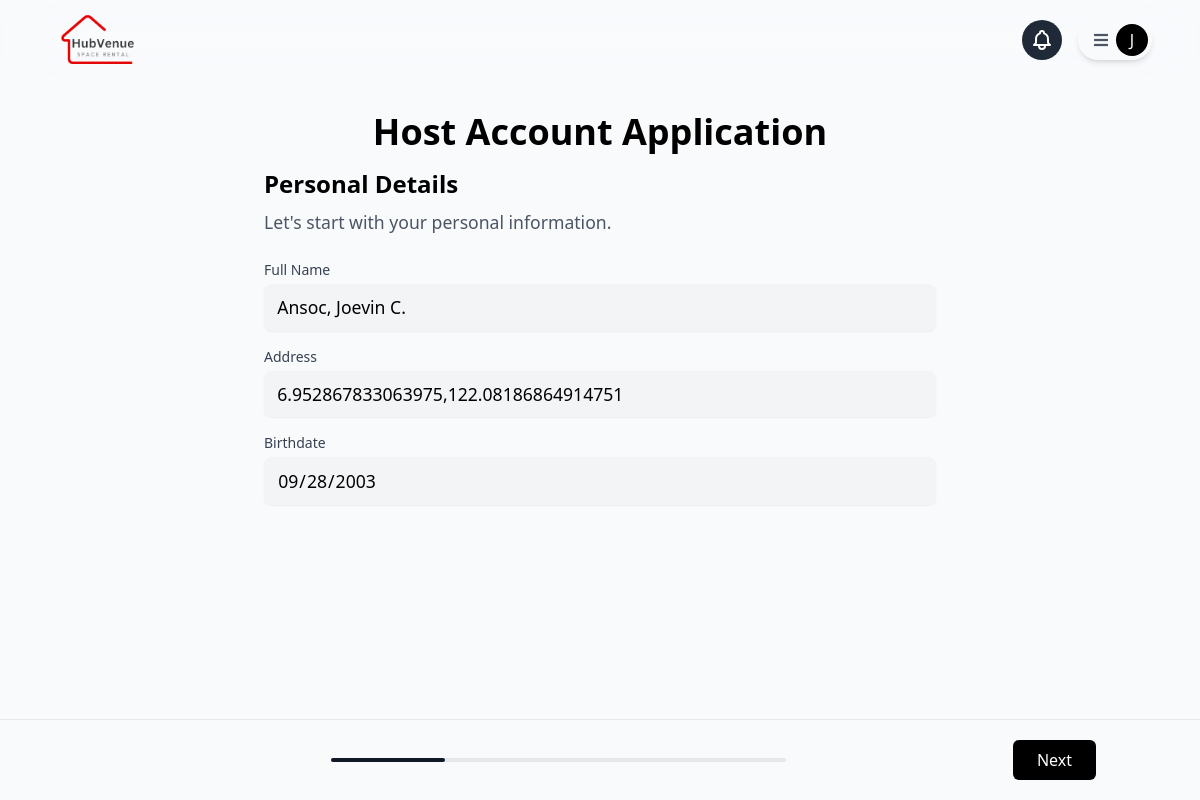
The page /host-account-application.php (signed in) on the database its author committed.
### tables this page shows
CREATE TABLE `users` (
  `id` int(11) NOT NULL,
  `firstname` varchar(50) NOT NULL,
  `lastname` varchar(50) NOT NULL,
  `middlename` varchar(50) DEFAULT NULL,
  `sex_id` int(11) NOT NULL,
  `user_type_id` int(11) NOT NULL,
  `birthdate` date NOT NULL,
  `contact_number` varchar(50) NOT NULL,
  `address` varchar(255) NOT NULL,
  `profile_pic` text DEFAULT NULL,
  `bio` text DEFAULT NULL,
  `email` varchar(50) NOT NULL,
  `password` varchar(255) NOT NULL,
  `created_at` timestamp NOT NULL DEFAULT current_timestamp(),
  `updated_at` timestamp NOT NULL DEFAULT current_timestamp() ON UPDATE current_timestamp()
);

### classes/account.class.php (called while the page is built, shortened)
<?php
require_once(__DIR__ . '/../dbconnection.php');
class Account
{
    protected $db;
    function __construct()
    {
        $this->db = new Database();
    }
    public function getUser($user_id = '', $user_type = '')
    {
        try {
            $user_id = "%" . $user_id . "%";
            $user_type = "%" . $user_type . "%";
            $sql = 'SELECT u.*, ss.name AS sex, ust.name AS user_type
            FROM users u
            JOIN sex_sub ss ON u.sex_id = ss.id
            JOIN user_types_sub ust ON ust.id = u.user_type_id
            WHERE u.id LIKE :user_id AND u.user_type_id LIKE :user_type';
            $stmt = $this->db->connect()->prepare($sql);
            $stmt->bindParam(':user_id', $user_id);
            $stmt->bindParam(':user_type', $user_type);
            $stmt->execute();
            $user = $stmt->fetch(PDO::FETCH_ASSOC);
            return $user;
        } catch (PDOException $e) {
            error_log("Error fetching user data: " . $e->getMessage());
            return ['status' => 'error', 'message' => $e->getMessage()];
        }
    }
    public function HostApplicationStats($userId, $status)
    {
        try {
            $conn = $this->db->connect();
            $statusLike = "%" . $status . "%";
            $sql = "SELECT * FROM host_application WHERE userId = :userId AND status_id LIKE :status;";
            $stmt = $conn->prepare($sql);
            $stmt->bindParam(':userId', $userId);
            $stmt->bindParam(':status', $statusLike);
            if ($stmt->execute()) {
                return $stmt->rowCount() > 0;
            }
            return false;
        } catch (PDOException $e) {
            error_log("Error fetching host application stats: " . $e->getMessage());
            return ['status' => 'error', 'message' => $e->getMessage()];
        }
    }
}

### dbconnection.php (called while the page is built, shortened)
<?php
class Database
{
    private $host = 'localhost';
    private $username = 'root';
    private $password = '';
    private $dbname = 'hub_venue';
    function connect()
    {
        $this->connection = new PDO("mysql:host=$this->host;dbname=$this->dbname", $this->username, $this->password);
        return $this->connection;
    }
}

### api/coorAddressVerify.api.php (called while the page is built, shortened)
<?php
function getAddressByCoordinates($coor)
{
    $coordinates = explode(',', $coor);
    $lat = trim($coordinates[0]);
    $lng = trim($coordinates[1]);
    $url = "https://nominatim.openstreetmap.org/reverse?lat=$lat&lon=$lng&format=json";
    $options = [
        'http' => [
            'header' => "User-Agent: MyApp/1.0 (joevinansoc870@gmail.com)\r\n",
        ],
    ];
    $context = stream_context_create($options);
    $response = @file_get_contents($url, false, $context);
    if ($response === false) {
        return $coor;
    }
    $data = json_decode($response, true);
    return $data['display_name'];
}

### host-account-application.php (the view, shortened to what this page needs)
<?php
require_once './classes/account.class.php';
require_once './api/coorAddressVerify.api.php';
$accountObj = new Account();
$user = $accountObj->getUser($_SESSION['user']['id']);
$appliedHost = $accountObj->HostApplicationStats($_SESSION['user']['id'], 1);
$isHost = $accountObj->HostApplicationStats($_SESSION['user']['id'], 2);
$address = getAddressByCoordinates($user['address']);
?>
<!DOCTYPE html>
<html lang="en">
<head>
    <link rel="stylesheet" href="./output.css">
    <link rel="stylesheet" href="https://unpkg.com/leaflet@1.9.4/dist/leaflet.css" />
    <link href="https://cdnjs.cloudflare.com/ajax/libs/font-awesome/5.15.3/css/all.min.css" rel="stylesheet" />
</head>
<body class="min-h-screen flex flex-col bg-slate-50">
    <?php
    if (isset($_SESSION['user'])) {
        include_once './components/navbar.logged.in.php';
    } else {
        include_once './components/navbar.html';
    }
    ?>
    <?php
    if ($appliedHost) {
        echo '<div class="fixed inset-0 flex items-center justify-center bg-black/5 backdrop-blur-sm">
            <div class="bg-slate-50 p-8 rounded-xl shadow-xl max-w-md w-full mx-4 border-l-4 border-blue-500 transform transition-all">
                <div class="flex items-center space-x-4">
                    <div class="p-2 bg-blue-50 rounded-full">
                        <svg class="w-6 h-6 text-blue-500" fill="none" stroke="currentColor" viewBox="0 0 24 24">
                            <path stroke-linecap="round" stroke-linejoin="round" stroke-width="2" d="M13 16h-1v-4h-1m1-4h.01M21 12a9 9 0 11-18 0 9 9 0 0118 0z"></path>
                        </svg>
                    </div>
                    <div>
                        <h3 class="text-lg font-semibold text-gray-900">Application Under Review</h3>
                        <p class="text-gray-600 mt-1">Please allow some time for the admin to process your request.</p>
                    </div>
                </div>
            </div>
        </div>';
    } else {
        ?>
            <main class="flex-1 mt-20 container mx-auto px-4 py-8 relative ">
                <h1 class="text-2xl md:text-4xl font-bold mb-4 text-center">Host Account Application</h1>
                <form id="hostApplicationForm" method="POST" class="max-w-2xl mx-auto">
                    <div id="step1" class="step">
                        <h1 class="text-2xl font-bold mb-2">Personal Details</h1>
                        <p class="text-gray-600 mb-6">Let's start with your personal information.</p>
                        <div class="flex flex-col gap-4">
                            <div>
                                <label for="fullName" class="block text-sm font-medium text-gray-700">Full Name</label>
                                <input type="text" id="fullName" name="fullName" placeholder="Last Name, First Name M.I."
                                    required
                                    class="mt-1 block w-full rounded-md border-gray-300 shadow-sm focus:border-blue-300 focus:ring focus:ring-blue-200 focus:ring-opacity-50"
                                    value="<?php echo htmlspecialchars($user['lastname'] . ', ' . $user['firstname'] . ' ' . $user['middlename']) . '.'; ?>"
                                    readonly>
                            </div>
                            <div>
                                <label for="address" class="block text-sm font-medium text-gray-700">Address</label>
                                <span class="flex items-center space-x-2">
                                    <input type="text" id="address" name="address" placeholder="Where do you live?" required
                                        class="mt-1 block w-full rounded-md border-gray-300 shadow-sm focus:border-blue-300 focus:ring focus:ring-blue-200 focus:ring-opacity-50"
                                        value="<?php echo htmlspecialchars($address); ?>" readonly>
                                </span>
                            </div>
                            <div>
                                <label for="birthdate" class="block text-sm font-medium text-gray-700">Birthdate</label>
                                <input type="date" id="hostBd" name="birthdate" required
                                    class="mt-1 block w-full rounded-md border-gray-300 shadow-sm focus:border-blue-300 focus:ring focus:ring-blue-200 focus:ring-opacity-50"
                                    value="<?php echo htmlspecialchars($user['birthdate']); ?>" readonly>
                            </div>
                        </div>
                    </div>
                </form>
            </main>
            <footer class="bg-slate-50 border-t">
                <div class="container mx-auto px-4 h-20 flex items-center justify-between">
                    <div class="flex-1 flex justify-center">
                        <div class="w-1/2 relative">
                            <div class="h-1 bg-gray-200 rounded-full">
                                <div id="progressBarFill" class="h-1 bg-gray-900 rounded-full transition-all duration-300"
                                    style="width: 20%"></div>
                            </div>
                        </div>
                    </div>
                    <button id="nextBtn" class="bg-black text-white px-6 py-2 rounded-md">Next</button>
                </div>
            </footer>
    <?php } ?>
</body>
</html>

### host-account-application.php (style rules this page uses)
select, input[type="text"], input[type="email"], input[type="date"], input[type="url"], textarea { transition: all 0.3s ease; border: 2px solid transparent; background-color: #f3f4f6; padding: 0.5rem 0.7rem; font-size: 1.1rem; border-radius: 8px; }
.step p { font-size: 1.1rem; line-height: 1.6; }

### rows shown on the page
users: fullName "Ansoc, Joevin C.", address "6.952867833063975,122.08186864914751", birthdate "09/28/2003"

### other values the page prints
$_SESSION['user']['firstname'][0] "J"
